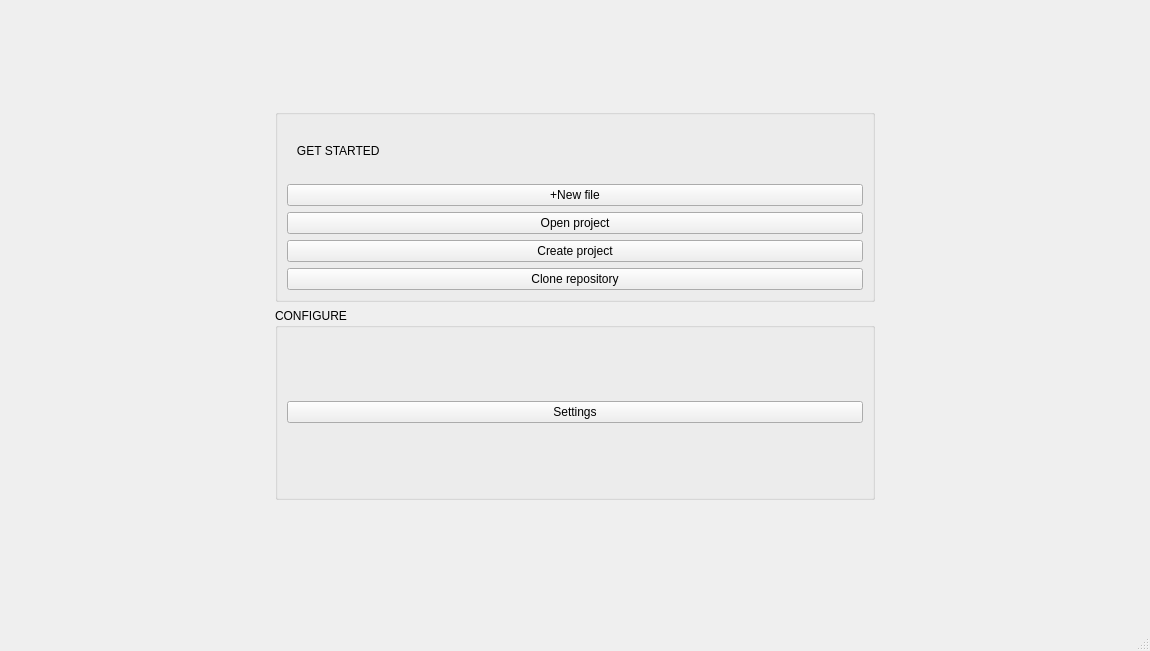
<?xml version="1.0" encoding="UTF-8"?>
<ui version="4.0">
 <class>MainWindow</class>
 <widget class="QMainWindow" name="MainWindow">
  <property name="geometry">
   <rect>
    <x>0</x>
    <y>0</y>
    <width>1150</width>
    <height>651</height>
   </rect>
  </property>
  <property name="windowTitle">
   <string>MainWindow</string>
  </property>
  <widget class="QWidget" name="centralwidget">
   <layout class="QVBoxLayout" name="verticalLayout_2">
    <item>
     <spacer name="verticalSpacer_2">
      <property name="orientation">
       <enum>Qt::Orientation::Vertical</enum>
      </property>
      <property name="sizeType">
       <enum>QSizePolicy::Policy::Maximum</enum>
      </property>
      <property name="sizeHint" stdset="0">
       <size>
        <width>20</width>
        <height>100</height>
       </size>
      </property>
     </spacer>
    </item>
    <item>
     <layout class="QGridLayout" name="grid_center">
      <property name="topMargin">
       <number>0</number>
      </property>
      <item row="0" column="0">
       <widget class="QGroupBox" name="gb_get_started">
        <property name="maximumSize">
         <size>
          <width>600</width>
          <height>200</height>
         </size>
        </property>
        <property name="title">
         <string/>
        </property>
        <layout class="QVBoxLayout" name="verticalLayout">
         <item>
          <widget class="QLabel" name="label">
           <property name="text">
            <string>   GET STARTED</string>
           </property>
          </widget>
         </item>
         <item>
          <widget class="QPushButton" name="pb_new_file">
           <property name="text">
            <string>+New file</string>
           </property>
          </widget>
         </item>
         <item>
          <widget class="QPushButton" name="pb_open_project">
           <property name="text">
            <string>Open project</string>
           </property>
           <property name="icon">
            <iconset theme="QIcon::ThemeIcon::FolderNew"/>
           </property>
          </widget>
         </item>
         <item>
          <widget class="QPushButton" name="pb_create_project">
           <property name="text">
            <string>Create project</string>
           </property>
          </widget>
         </item>
         <item>
          <widget class="QPushButton" name="pb_clone_repo">
           <property name="text">
            <string>Clone repository</string>
           </property>
          </widget>
         </item>
        </layout>
       </widget>
      </item>
      <item row="1" column="0">
       <widget class="QGroupBox" name="gb_config">
        <property name="title">
         <string>CONFIGURE</string>
        </property>
        <layout class="QVBoxLayout" name="verticalLayout_4">
         <item>
          <widget class="QPushButton" name="pb_settings">
           <property name="text">
            <string>Settings</string>
           </property>
          </widget>
         </item>
        </layout>
       </widget>
      </item>
     </layout>
    </item>
    <item>
     <spacer name="verticalSpacer">
      <property name="orientation">
       <enum>Qt::Orientation::Vertical</enum>
      </property>
      <property name="sizeType">
       <enum>QSizePolicy::Policy::Maximum</enum>
      </property>
      <property name="sizeHint" stdset="0">
       <size>
        <width>20</width>
        <height>120</height>
       </size>
      </property>
     </spacer>
    </item>
   </layout>
  </widget>
  <widget class="QMenuBar" name="menubar">
   <property name="geometry">
    <rect>
     <x>0</x>
     <y>0</y>
     <width>1150</width>
     <height>24</height>
    </rect>
   </property>
  </widget>
  <widget class="QStatusBar" name="statusbar"/>
 </widget>
 <resources/>
 <connections/>
</ui>
